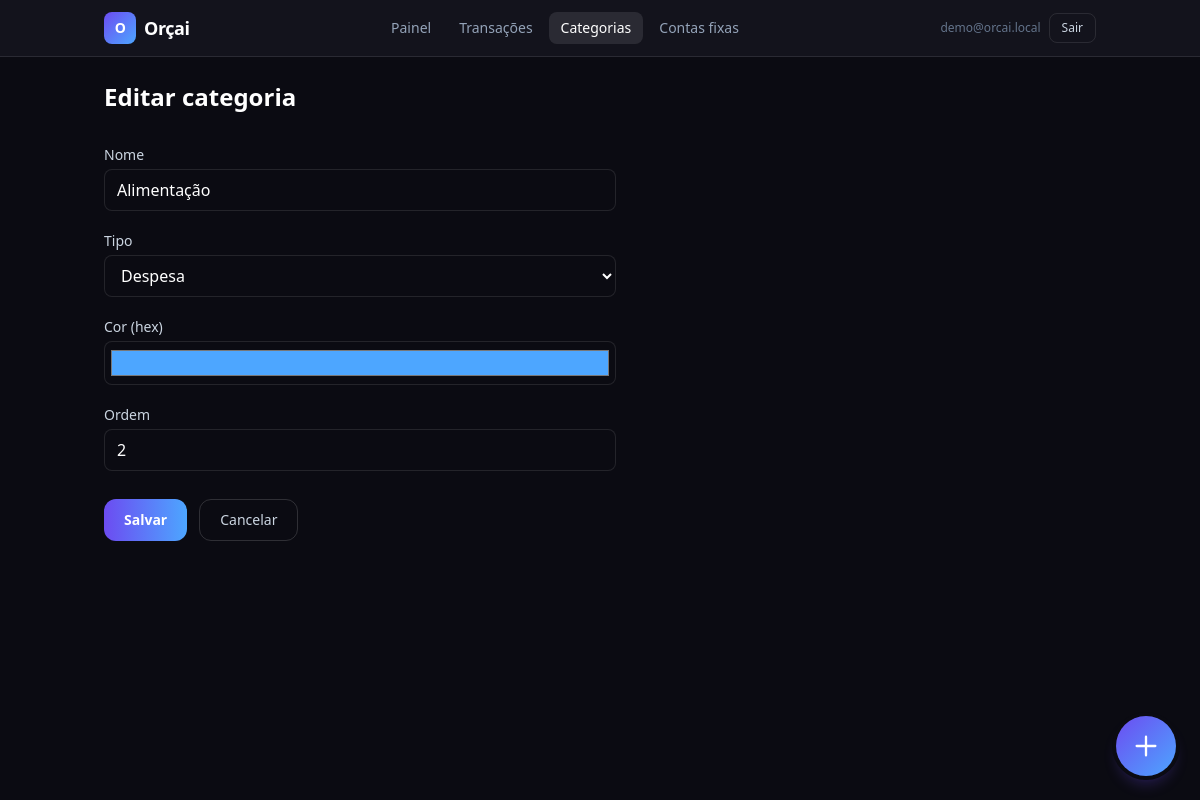
/categorias/2/editar/ (signed in), run on the app's committed database.
### users/models.py (models this page shows, shortened)
class User(AbstractUser):
    email = models.EmailField("e-mail", unique=True)
    USERNAME_FIELD = "email"
    REQUIRED_FIELDS: list[str] = []
    class Meta:
        verbose_name = "usuário"
        verbose_name_plural = "usuários"

### finance/models.py (models this page shows, shortened)
class Category(models.Model):
    user = models.ForeignKey(
        settings.AUTH_USER_MODEL,
        on_delete=models.CASCADE,
        related_name="categories",
    )
    name = models.CharField("nome", max_length=120)
    slug = models.SlugField(max_length=130, blank=True)
    kind = models.CharField(
        "tipo",
        max_length=16,
        choices=CategoryKind.choices,
        default=CategoryKind.EXPENSE,
    )
    color = models.CharField("cor (hex)", max_length=7, default="#6C4CF1")
    sort_order = models.PositiveSmallIntegerField("ordem", default=0)
    is_system = models.BooleanField(
        "categoria do sistema",
        default=False,
        help_text="Criada automaticamente; o usuário pode ocultar mas não excluir facilmente.",
    )
    created_at = models.DateTimeField(auto_now_add=True)
    updated_at = models.DateTimeField(auto_now=True)
    class Meta:
        verbose_name = "categoria"
        verbose_name_plural = "categorias"
        ordering = ["sort_order", "name"]
        constraints = [
            models.UniqueConstraint(
                fields=["user", "slug"],
                name="unique_category_slug_per_user",
            ),
        ]
        indexes = [
            models.Index(fields=["user", "kind"]),
        ]

### finance/views.py (the view, shortened to what this page needs)
# urls.py: path("categorias/<int:pk>/editar/", views.CategoryUpdateView.as_view(), name="category_update"),
class CategoryUpdateView(UserScopedMixin, UpdateView):
    model = Category
    form_class = CategoryForm
    template_name = "finance/category_form.html"
    pk_url_kwarg = "pk"

### finance/forms.py
class CategoryForm(forms.ModelForm):
    class Meta:
        model = Category
        fields = ("name", "kind", "color", "sort_order")
        widgets = {
            "name": forms.TextInput(attrs={"class": _INPUT}),
            "kind": forms.Select(attrs={"class": _INPUT}),
            "color": forms.TextInput(
                attrs={"class": _INPUT, "type": "color", "style": "height:2.75rem;padding:0.25rem"}
            ),
            "sort_order": forms.NumberInput(attrs={"class": _INPUT}),
        }

### finance/mixins.py (called while the page is built)
    def get_queryset(self):
        qs = super().get_queryset()
        return qs.filter(**{self.user_field: self.request.user})

### templates/finance/category_form.html (shortened to what this page needs)
{% extends "layouts/app_shell.html" %}
{% block app_main %}
<h1 class="text-2xl font-semibold text-white">{% if object %}Editar categoria{% else %}Nova categoria{% endif %}</h1>
<form method="post" class="mt-8 max-w-lg space-y-5">
  {% for field in form %}
  <div>
    <label for="{{ field.id_for_label }}" class="block text-sm font-medium text-slate-300">{{ field.label }}</label>
    {{ field }}
  </div>
  {% endfor %}
  <div class="flex flex-wrap gap-3 pt-2">
    <button type="submit" class="rounded-xl bg-gradient-to-r from-orchid to-skyfi px-5 py-2.5 text-sm font-semibold text-white hover:opacity-95">Salvar</button>
    <a href="{% url 'finance:category_list' %}" class="rounded-xl border border-white/15 px-5 py-2.5 text-sm text-slate-300 hover:bg-white/5">Cancelar</a>
  </div>
</form>
{% endblock %}

### templates/partials/app_nav.html (shortened to what this page needs)
{% with path=request.path %}
<header class="sticky top-0 z-40 border-b border-white/10 bg-card/90 backdrop-blur">
  <div class="mx-auto flex max-w-5xl flex-wrap items-center justify-between gap-3 px-4 py-3">
    <a href="{% url 'dashboard:home' %}" class="flex items-center gap-2 text-lg font-semibold tracking-tight text-white">
      <span class="inline-flex h-8 w-8 items-center justify-center rounded-lg bg-gradient-to-br from-orchid to-skyfi text-sm font-bold">O</span>
      Orçai
    </a>
    <nav class="flex flex-wrap items-center gap-1 text-sm">
      <a href="{% url 'dashboard:home' %}" class="rounded-lg px-3 py-1.5 {% if path == '/' %}bg-white/10 text-white{% else %}text-slate-400 hover:bg-white/5 hover:text-white{% endif %}">Painel</a>
      <a href="{% url 'finance:transaction_list' %}" class="rounded-lg px-3 py-1.5 {% if '/transacoes' in path %}bg-white/10 text-white{% else %}text-slate-400 hover:bg-white/5 hover:text-white{% endif %}">Transações</a>
      <a href="{% url 'finance:category_list' %}" class="rounded-lg px-3 py-1.5 {% if '/categorias' in path %}bg-white/10 text-white{% else %}text-slate-400 hover:bg-white/5 hover:text-white{% endif %}">Categorias</a>
      <a href="{% url 'finance:recurring_list' %}" class="rounded-lg px-3 py-1.5 {% if '/contas-fixas' in path %}bg-white/10 text-white{% else %}text-slate-400 hover:bg-white/5 hover:text-white{% endif %}">Contas fixas</a>
    </nav>
    <div class="flex items-center gap-2">
      <span class="hidden max-w-[140px] truncate text-xs text-slate-500 sm:inline">{{ user.email }}</span>
      <form action="{% url 'users:logout' %}" method="post">
        <button type="submit" class="rounded-lg border border-white/10 px-3 py-1.5 text-xs font-medium text-slate-300 hover:border-white/20 hover:text-white">Sair</button>
      </form>
    </div>
  </div>
</header>
{% endwith %}

### data on the page
User: email "demo@orcai.local"
Category: form "Alimentação" "Despesa" "#4da6ff" "2"

### other printed values
{{ field.label }} "Nome" "Tipo" "Cor (hex)" "Ordem"
